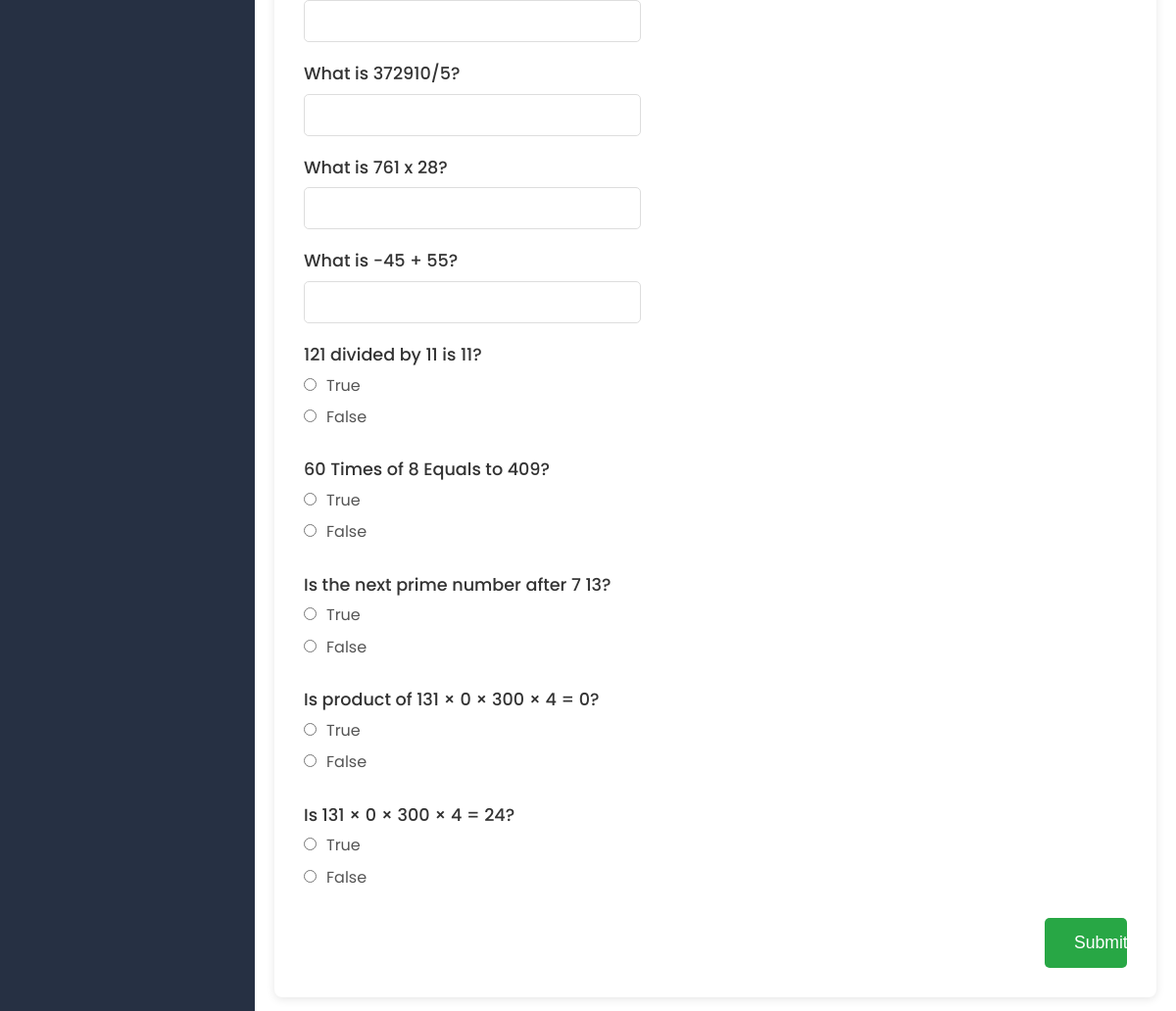
/take_exam.php?exam_id=2 (signed in, lower part), run on an earlier commit of the app's database.
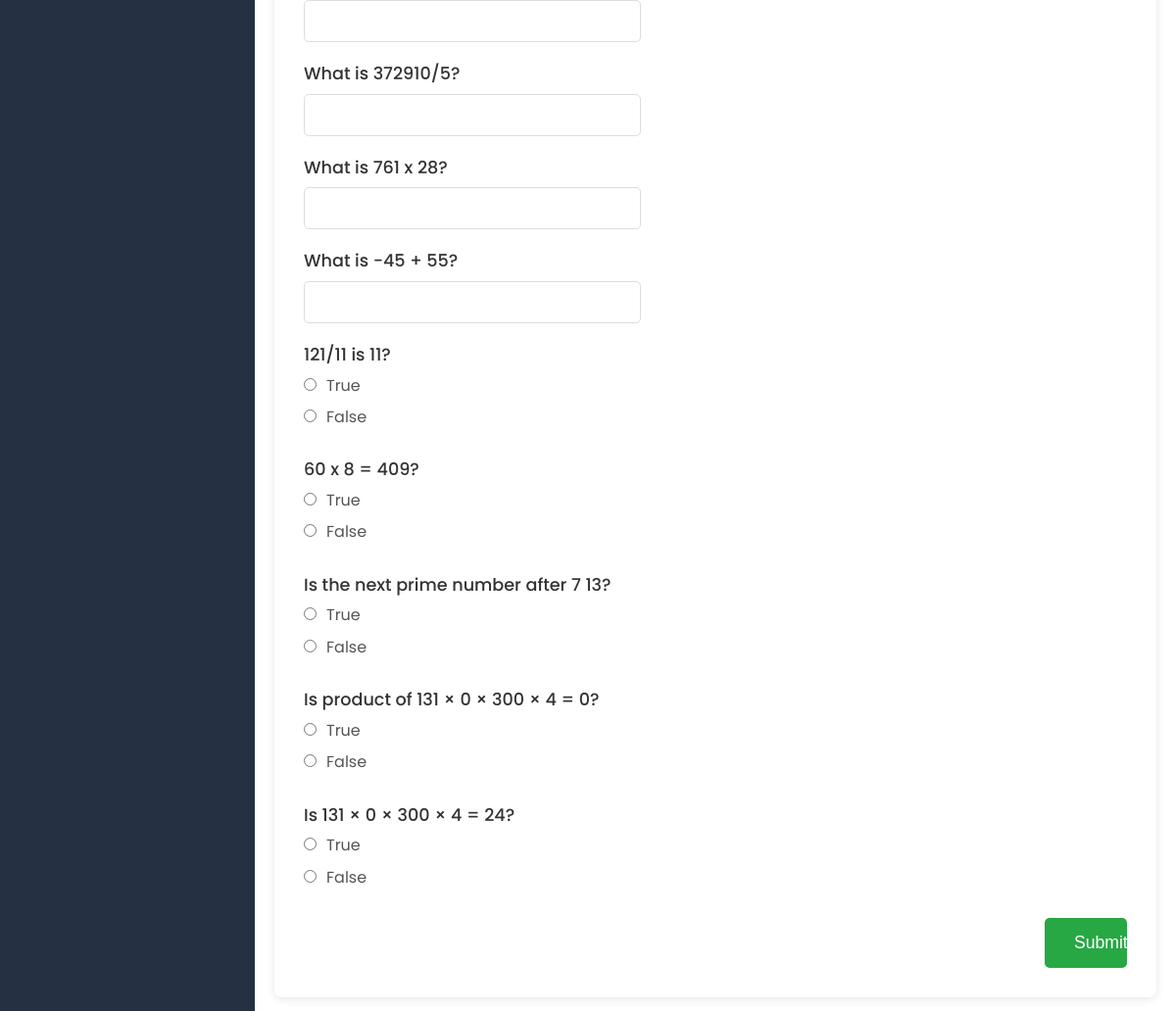
And on a later commit of the database.
### tables this page shows
CREATE TABLE exam_questions (
    id INT AUTO_INCREMENT PRIMARY KEY,
    exam_id INT NOT NULL,
    question_type ENUM('multiple_choice', 'identification', 'true_false') NOT NULL,
    question_text TEXT NOT NULL,
    choice_a VARCHAR(255),
    choice_b VARCHAR(255),
    choice_c VARCHAR(255),
    choice_d VARCHAR(255),
    correct_answer VARCHAR(255),
    FOREIGN KEY (exam_id) REFERENCES exams(id)
);

### take_exam.php (the view, shortened to what this page needs)
<?php
$servername = "localhost";
$username = "root";
$password = "";
$dbname = "skooltech";
$conn = new mysqli($servername, $username, $password, $dbname);
$exam_id = intval($_GET['exam_id']);
$sql_questions = "SELECT * FROM exam_questions WHERE exam_id = ?";
$stmt_questions = $conn->prepare($sql_questions);
$stmt_questions->bind_param("i", $exam_id);
$stmt_questions->execute();
$result_questions = $stmt_questions->get_result();
?>
<!DOCTYPE html>
<html lang="en">
<head>
    <link rel="stylesheet" href="./dist/scss/main.min.css">
</head>
<body>
<div class="grid-container">
    <div id="sidenav">
    </div>
    <main class="main-container">
            <form id="examForm" action="take_exam.php?exam_id=<?php echo htmlspecialchars($exam_id); ?>" method="POST">
                <?php while ($row = $result_questions->fetch_assoc()): ?>
                    <div class="question">
                        <p><?php echo htmlspecialchars($row['question_text']); ?></p>
                        <?php if ($row['question_type'] == 'multiple_choice'): ?>
                            <label>
                                <input type="radio" name="answers[<?php echo htmlspecialchars($row['id']); ?>]" value="A" required>
                                <?php echo htmlspecialchars($row['choice_a']); ?>
                            </label>
                            <label>
                                <input type="radio" name="answers[<?php echo htmlspecialchars($row['id']); ?>]" value="B" required>
                                <?php echo htmlspecialchars($row['choice_b']); ?>
                            </label>
                            <label>
                                <input type="radio" name="answers[<?php echo htmlspecialchars($row['id']); ?>]" value="C" required>
                                <?php echo htmlspecialchars($row['choice_c']); ?>
                            </label>
                            <label>
                                <input type="radio" name="answers[<?php echo htmlspecialchars($row['id']); ?>]" value="D" required>
                                <?php echo htmlspecialchars($row['choice_d']); ?>
                            </label>
                        <?php elseif ($row['question_type'] == 'true_false'): ?>
                            <label>
                                <input type="radio" name="answers[<?php echo htmlspecialchars($row['id']); ?>]" value="true" required>True
                            </label>
                            <label>
                                <input type="radio" name="answers[<?php echo htmlspecialchars($row['id']); ?>]" value="false" required>False
                            </label>
                        <?php elseif ($row['question_type'] == 'identification'): ?>
                            <input type="text" name="answers[<?php echo htmlspecialchars($row['id']); ?>]" required>
                        <?php endif; ?>
                    </div>
                <?php endwhile; ?>
                <button type="submit">Submit</button>
            </form>
    </main>
</div>
</body>
</html>

What changed in the data, as far as the page shows it:
changed exam_questions (number 5 of 9 on the later page): question_text "121 divided by 11 is 11?" → "121/11 is 11?"
changed exam_questions (number 6 of 9 on the later page): question_text "60 Times of 8 Equals to 409?" → "60 x 8 = 409?"
